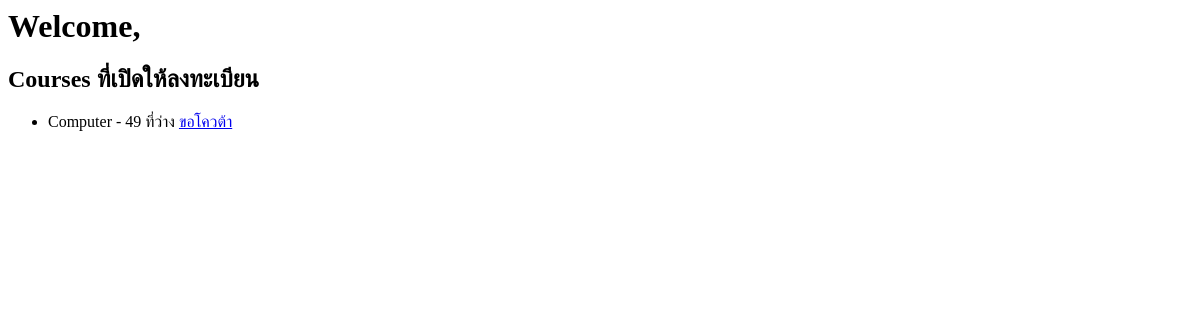
/user-home/, run on an earlier commit of the app's database.
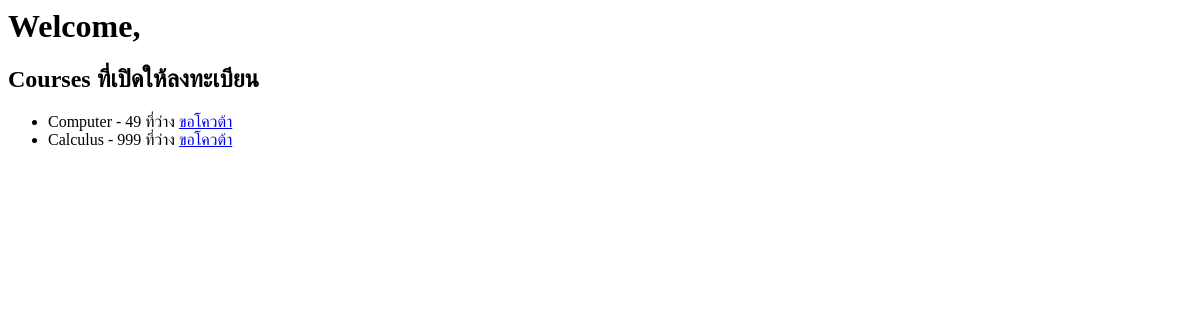
And on a later commit of the database.
### courses/models.py (models this page shows, shortened)
class Course(models.Model):
    course_id = models.CharField(max_length=100)  # รหัส
    name = models.CharField(max_length=100)  # ชื่อวิชา
    semester = models.PositiveIntegerField(default=0)  # ภาคการศึกษา
    year = models.PositiveIntegerField(default=0)  # ปีการศึกษา
    capacity = models.PositiveIntegerField(default=0)  # จำนวนที่รับ
    is_open = models.BooleanField(default=True)  # เปิดหรือปิดรายวิชา
    enrolled_users = models.ManyToManyField(
        User, blank=True, related_name="courses"
    )  # ผู้ใช้ที่ขอโควต้า
    def available_slots(self):
        return self.capacity - self.enrolled_users.count()
    def can_enroll(self):
        return self.is_open and self.available_slots() > 0

### accounts/views.py (the view)
# urls.py: path("user-home/", views.user_home, name="user_home"),
def user_home(request):
    open_courses = Course.objects.filter(is_open=True)
    return render(request, "user_home.html", {"courses": open_courses})

### accounts/templates/user_home.html
<h1>Welcome, {{ request.user.username }}</h1>
<h2>Courses ที่เปิดให้ลงทะเบียน</h2>
<ul>
    {% for course in courses %}
    <li>
        {{ course.name }} - {{ course.available_slots }} ที่ว่าง
        {% if course.can_enroll %}
        <a href="{% url 'request_quota' course.id %}">ขอโควต้า</a>
        {% else %}
        No slots available or closed
        {% endif %}
    </li>
    {% endfor %}
</ul>

What changed in the data, as far as the page shows it:
added Course: name "Calculus", available_slots "999", is_open "ขอโควต้า"
